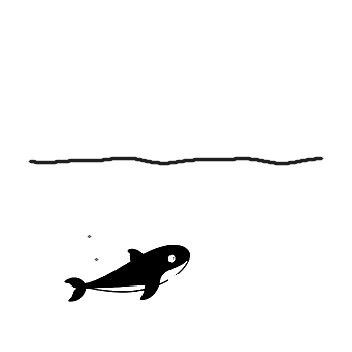
#> input picture assets/whale-dive.webp, 352 x 352 px; its folder holds 5 pictures in this run
$ python build-readme-assets.py
#> lines starting #> are read from the running program, lines starting #| are printed output that depends on the picture
from pathlib import Path
import math
import numpy as np
from PIL import Image, ImageDraw, ImageFilter, ImageFont

ROOT = Path(__file__).resolve().parents[1]
SOURCE = ROOT / 'assets' / 'whale-dive.webp'
DOCS = ROOT / 'docs'
HERO = DOCS / 'hero.png'
PREVIEW = DOCS / 'preview.webp'
SCREENSHOTS = DOCS / 'screenshots'
DOCS.mkdir(exist_ok=True)
SCREENSHOTS.mkdir(exist_ok=True)

FONT_REGULAR = Path(r'C:\Windows\Fonts\segoeui.ttf')
FONT_SEMIBOLD = Path(r'C:\Windows\Fonts\seguisb.ttf')
FONT_BOLD = Path(r'C:\Windows\Fonts\segoeuib.ttf')


def font(path, size):
    if path.exists():
        return ImageFont.truetype(str(path), size)
    return ImageFont.load_default()


def gradient(size, top, bottom):
    width, height = size
    a = np.array(top, dtype=np.float32)
    b = np.array(bottom, dtype=np.float32)
    rows = np.linspace(0, 1, height, dtype=np.float32)[:, None, None]
    pixels = a[None, None, :] * (1 - rows) + b[None, None, :] * rows
    pixels = np.repeat(pixels, width, axis=1).astype(np.uint8)
    return Image.fromarray(pixels, 'RGB').convert('RGBA')


def rounded_card(size, radius, fill, shadow_blur=22, shadow_offset=8):
    width, height = size
    layer = Image.new('RGBA', (width + shadow_blur * 2, height + shadow_blur * 2 + shadow_offset), (0, 0, 0, 0))
    shadow = Image.new('RGBA', layer.size, (0, 0, 0, 0))
    draw = ImageDraw.Draw(shadow)
    box = (shadow_blur, shadow_blur + shadow_offset, shadow_blur + width, shadow_blur + shadow_offset + height)
    draw.rounded_rectangle(box, radius=radius, fill=(31, 56, 96, 45))
    shadow = shadow.filter(ImageFilter.GaussianBlur(shadow_blur // 2))
    draw = ImageDraw.Draw(layer)
    draw.rounded_rectangle((shadow_blur, shadow_blur, shadow_blur + width, shadow_blur + height), radius=radius, fill=fill)
    return Image.alpha_composite(shadow, layer)


def decorate_background(image, compact=False):
    draw = ImageDraw.Draw(image)
    width, height = image.size
    # Calm water bands and bubbles echo the animation without competing with it.
    bands = ((0.86, 36), (0.92, 24), (0.98, 18)) if compact else ((0.84, 36), (0.91, 24), (0.98, 18))
    for band, alpha in bands:
        points = []
        y0 = int(height * band)
        for x in range(0, width + 8, 8):
            y = y0 + math.sin(x / width * math.pi * 5 + band * 8) * (4 if compact else 7)
            points.append((x, y))
        draw.line(points, fill=(44, 111, 199, alpha), width=2 if compact else 3)
    bubbles = [(0.08, 0.25, 5), (0.13, 0.34, 3), (0.90, 0.18, 4), (0.94, 0.29, 7), (0.84, 0.77, 4)]
    for bx, by, radius in bubbles:
        x, y = int(width * bx), int(height * by)
        draw.ellipse((x - radius, y - radius, x + radius, y + radius), outline=(31, 94, 181, 70), width=2)


def source_frames():
    image = Image.open(SOURCE)
    frames, delays = [], []
    for index in range(image.n_frames):
        image.seek(index)
        frames.append(image.convert('RGBA').copy())
        delays.append(int(image.info.get('duration') or 33))
    return frames, delays


def build_hero(frames):
    canvas = gradient((1200, 380), (245, 250, 255), (218, 235, 255))
    decorate_background(canvas)
    draw = ImageDraw.Draw(canvas)

    draw.rounded_rectangle((70, 54, 248, 92), radius=19, fill=(226, 238, 255, 235))
    draw.text((91, 64), 'DSH WEB PLUGIN', font=font(FONT_SEMIBOLD, 17), fill=(25, 83, 167, 255))
    draw.text((70, 120), 'Whale dive,', font=font(FONT_BOLD, 58), fill=(15, 30, 54, 255))
    draw.text((70, 185), 'without the hard cut.', font=font(FONT_BOLD, 58), fill=(15, 30, 54, 255))
    draw.text((73, 276), 'A persistent animated status companion for DeepSeek Harness.', font=font(FONT_REGULAR, 25), fill=(66, 84, 112, 255))

    card = rounded_card((300, 270), 36, (255, 255, 255, 242), shadow_blur=28, shadow_offset=12)
    canvas.alpha_composite(card, (820, 48))
    # A mid-leap frame gives the static hero a clear dynamic silhouette.
    whale = frames[24 % len(frames)].resize((255, 255), Image.Resampling.LANCZOS)
    canvas.alpha_composite(whale, (870, 66))
    draw = ImageDraw.Draw(canvas)
    draw.rounded_rectangle((872, 306, 1067, 338), radius=16, fill=(15, 30, 54, 220))
    draw.text((894, 313), 'SEAMLESS CLOSED LOOP', font=font(FONT_SEMIBOLD, 14), fill='white')
    canvas.convert('RGB').save(HERO, optimize=True)


def preview_base():
    canvas = gradient((1000, 320), (239, 247, 255), (213, 231, 253))
    decorate_background(canvas, compact=True)
    card = rounded_card((780, 160), 28, (255, 255, 255, 246), shadow_blur=22, shadow_offset=8)
    canvas.alpha_composite(card, (88, 68))
    draw = ImageDraw.Draw(canvas)
    draw.rounded_rectangle((126, 103, 276, 133), radius=15, fill=(230, 239, 253, 255))
    draw.text((145, 109), 'DEEPSEEK HARNESS', font=font(FONT_SEMIBOLD, 13), fill=(34, 90, 174, 255))
    draw.text((128, 151), 'Deep diving...', font=font(FONT_SEMIBOLD, 30), fill=(22, 35, 55, 255))
    draw.text((128, 196), 'The real embedded animation, shown beside the turn status.', font=font(FONT_REGULAR, 17), fill=(91, 107, 132, 255))
    draw.rounded_rectangle((280, 264, 720, 298), radius=17, fill=(238, 246, 255, 235))
    draw.text((320, 272), '60 native frames   •   33 ms/frame   •   reduced-motion fallback', font=font(FONT_SEMIBOLD, 16), fill=(43, 79, 130, 255))
    return canvas


def build_preview(frames, delays):
    base = preview_base()
    rendered, rendered_delays = [], []
    # The production asset is already a compact 60-frame, ~30 fps loop, so the
    # README preview preserves every native drawing and its exact timing.
    for index in range(len(frames)):
        frame = base.copy()
        whale = frames[index].resize((184, 184), Image.Resampling.LANCZOS)
        frame.alpha_composite(whale, (642, 58))
        rendered.append(frame.convert('RGBA'))
        rendered_delays.append(delays[index])
    rendered[0].save(
        PREVIEW,
        save_all=True,
        append_images=rendered[1:],
        duration=rendered_delays,
        loop=0,
        lossless=True,
        method=6,
        exact=True,
    )


def build_stage_screenshots(frames):
    stages = [
        ('01', 'BREACH', 'Powering through the waterline', 17, 'launch.png'),
        ('02', 'APEX', 'Body curl and tail follow-through', 24, 'apex.png'),
        ('03', 'DEEP DIVE', 'Returning below the surface', 47, 'deep-dive.png'),
    ]
    for number, title, caption, frame_index, filename in stages:
        canvas = gradient((900, 520), (241, 248, 255), (214, 232, 254))
        decorate_background(canvas)
        draw = ImageDraw.Draw(canvas)
        draw.rounded_rectangle((42, 36, 858, 474), radius=34, fill=(255, 255, 255, 246))
        draw.rounded_rectangle((74, 70, 135, 106), radius=18, fill=(224, 237, 255, 255))
        draw.text((92, 77), number, font=font(FONT_BOLD, 17), fill=(25, 83, 167, 255))
        draw.text((74, 132), title, font=font(FONT_BOLD, 44), fill=(15, 30, 54, 255))
        draw.text((76, 190), caption, font=font(FONT_REGULAR, 21), fill=(78, 96, 123, 255))
        draw.rounded_rectangle((74, 250, 390, 330), radius=22, fill=(239, 246, 255, 255))
        draw.text((100, 269), 'Deep diving...', font=font(FONT_SEMIBOLD, 29), fill=(22, 35, 55, 255))
        draw.text((77, 402), f'Rendered from source frame {frame_index + 1} / {len(frames)}', font=font(FONT_SEMIBOLD, 16), fill=(43, 79, 130, 255))
        whale = frames[frame_index].resize((330, 330), Image.Resampling.LANCZOS)
        canvas.alpha_composite(whale, (500, 105))
        canvas.convert('RGB').save(SCREENSHOTS / filename, optimize=True)


def main():
    frames, delays = source_frames()
#> in source_frames, image is the input picture: PIL image 352x352 RGBA; mean R, G, B, A 0, 0, 0, 7.8
#> after the loop in source_frames, `for index in range(image.n_frames):`: delays = 60 values from 33 to 33; frames = 60 items
#> frames = 60 items; delays = 60 values from 33 to 33
    if len(frames) != 60 or set(delays) != {33}:
        raise RuntimeError(f'Unexpected animation source: {len(frames)} frames, delays={sorted(set(delays))}')
    build_hero(frames)
#> in rounded_card, `layer = Image.new('RGBA', (width + shadow_blur * 2, height + shadow_bl..`: layer: PIL image 356x338 RGBA; every value is 0
#> in rounded_card, `return Image.alpha_composite(shadow, layer)`:
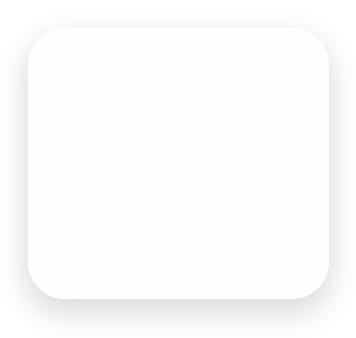
#> returned value: PIL image 356x338 RGBA; mean R, G, B, A 171, 172.5, 175.4, 165.7; transparent parts drawn white
    build_preview(frames, delays)
#> call 2 of rounded_card, with size = (780, 160), radius = 28, fill = (255, 255, 255, 246), shadow_blur = 22, shadow_offset = 8
#> in rounded_card (call 2), `layer = Image.new('RGBA', (width + shadow_blur * 2, height + shadow_bl..`: layer: PIL image 824x212 RGBA; every value is 0
#> in rounded_card (call 2), `shadow = shadow.filter(ImageFilter.GaussianBlur(shadow_blur // 2))`:
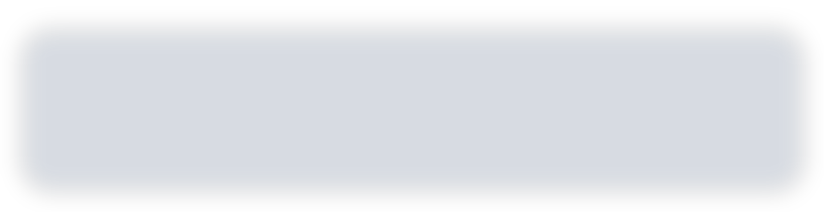
#> shadow: PIL image 824x212 RGBA; mean R, G, B, A 22.2, 40.1, 68.7, 32.2; transparent parts drawn white
#> in rounded_card (call 2), `return Image.alpha_composite(shadow, layer)`:
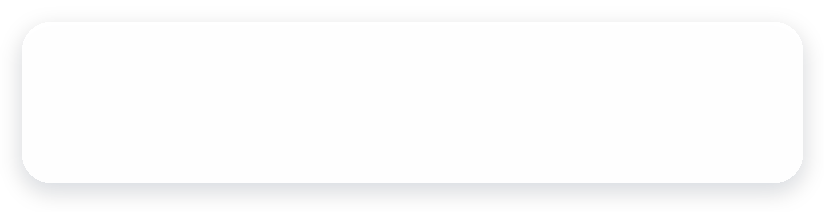
#> returned value: PIL image 824x212 RGBA; mean R, G, B, A 183.6, 185, 187.2, 179.8; transparent parts drawn white
#> the loop in build_preview, `for index in range(len(frames)):` made 60 passes
#> after the loop in build_preview, `for index in range(len(frames)):`: rendered = 60 items; rendered_delays = 60 values from 33 to 33
#> in build_preview, `rendered[0].save( PREVIEW, save_all=True, append_images=rendered[1:], ..`:
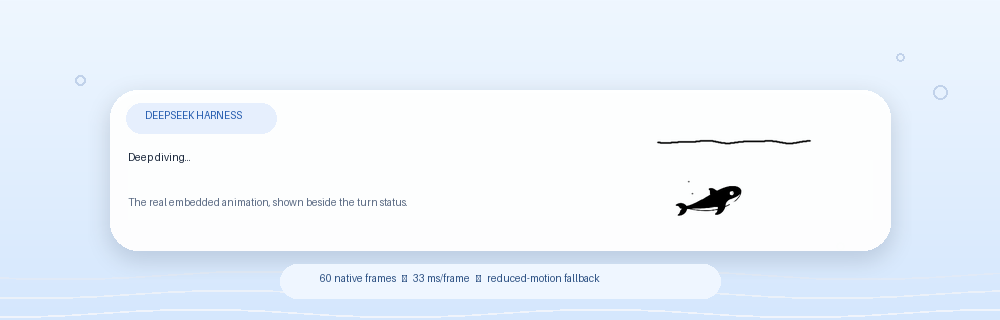
#> saved as preview.webp: PIL image 1000x320 RGBA; mean R, G, B, A 232.5, 241, 250.6, 251.3; transparent parts drawn white
    build_stage_screenshots(frames)
#> the loop in build_stage_screenshots, `for number, title, caption, frame_index, filename in stages:` made 3 passes
#> pass 1, in build_stage_screenshots, `canvas = gradient((900, 520), (241, 248, 255), (214, 232, 254))`:
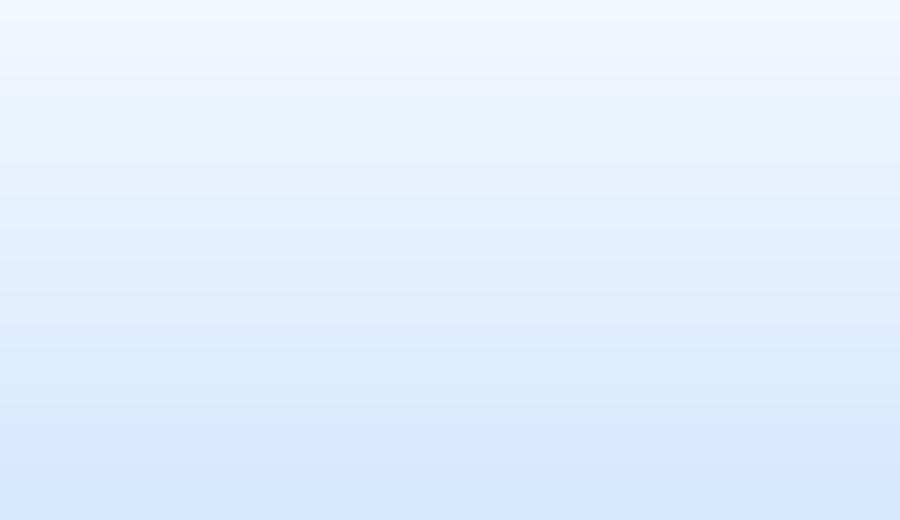
#> canvas: PIL image 900x520 RGBA; mean R, G, B, A 227, 239.5, 254, 255
#> after the loop in build_stage_screenshots, `for number, title, caption, frame_index, filename in stages:`:
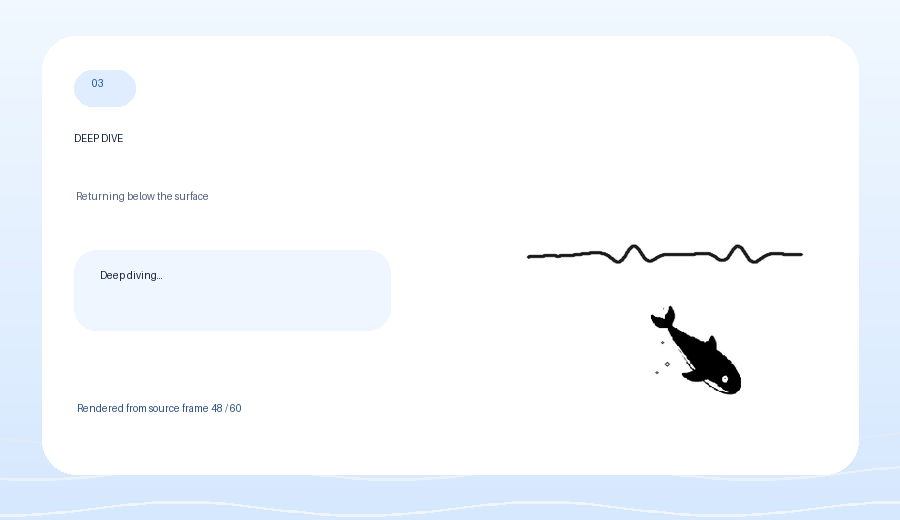
#> canvas: PIL image 900x520 RGBA; mean R, G, B, A 243.6, 247.5, 252.1, 246.9; transparent parts drawn white
#> after the loop in build_stage_screenshots, `for number, title, caption, frame_index, filename in stages:`:
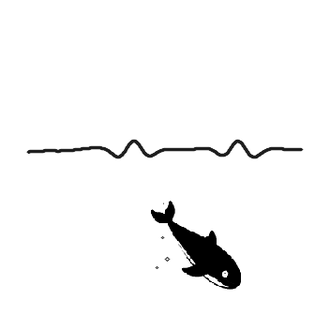
#> whale: PIL image 330x330 RGBA; mean R, G, B, A 0, 0, 0, 8.2; transparent parts drawn white
    print({
        'hero': str(HERO),
        'heroBytes': HERO.stat().st_size,
        'preview': str(PREVIEW),
        'previewBytes': PREVIEW.stat().st_size,
        'previewFrames': len(frames),
        'screenshots': [str(path) for path in sorted(SCREENSHOTS.glob('*.png'))],
    })
#| {'hero': 'docs/hero.png', 'heroBytes': 39301, 'preview': 'docs/preview.webp', 'previewBytes': 208638, 'previewFrames': 60, 'screenshots': ['docs/screenshots/launch.png']}


if __name__ == '__main__':
    main()
